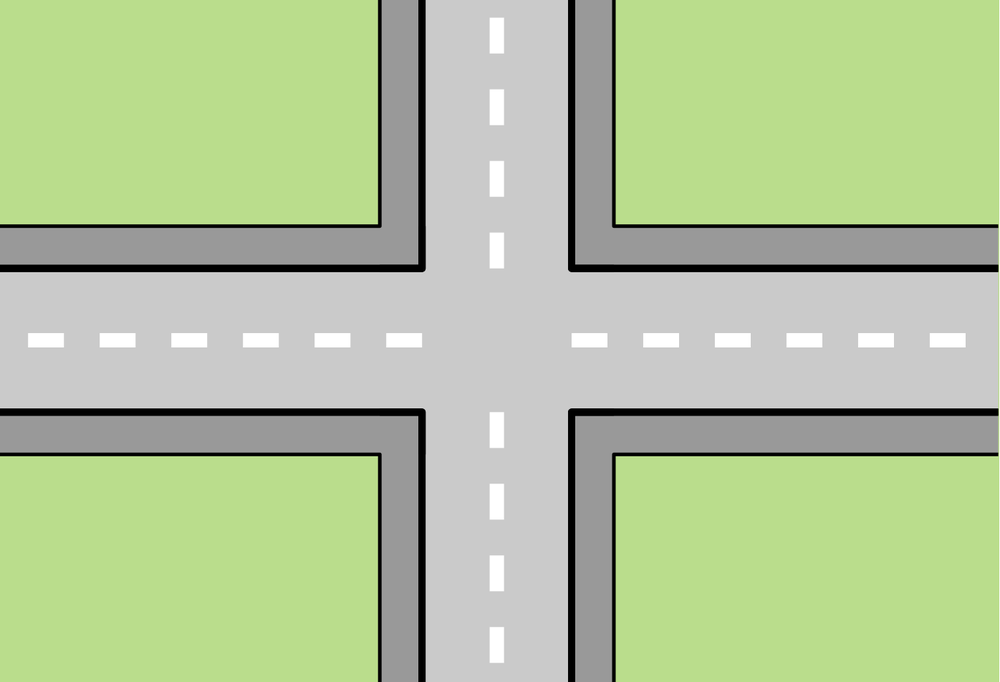
%> input picture ForcesKinematicVersion_GameTheory/road06_1.png, 1000 x 682 px, shrunk from 1396 x 952 before the run
$ octave Plotsvarious.m   (GNU Octave 9; MATLAB toolbox functions it lacks are replaced by stand-ins)
%> lines starting %> are read from the running program, lines starting %| are printed output that depends on the picture
close all
figure
hold on
I=imread('road06_1.png');
%> I is the input picture: size 682x1000x3 uint8; mean R, G, B 179.4, 197, 156.2
h=image([20 80],[60 20],I);
set(gca,'visible','off')
axis equal

B=imread('carb.png');
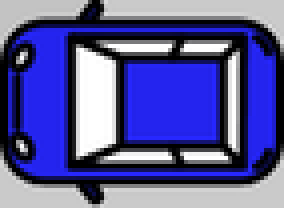
%> input picture ForcesKinematicVersion_GameTheory/carb.png, 71 x 52 px, shrunk from 99 x 72 before the run (shown 4 times larger)
%> B is the input picture: size 52x71x3 uint8; mean R, G, B 88.1, 88.1, 155.6
b=image([pstart(1)-2.5,pstart(1)+2.5],[pstart(2)-1,pstart(2)+2]-10,B);
%> (this line was passed over: pstart is not available in this run)
% G=imread('carg.png');
% g=image([pstart3(1)-2,pstart3(1)+1],[pstart3(2)-10+2.5,pstart3(2)-10-2.5]-10,G);
R=imread('carr.png');
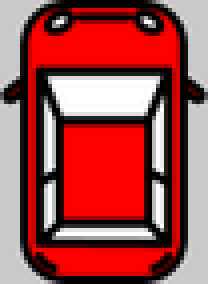
%> input picture ForcesKinematicVersion_GameTheory/carr.png, 52 x 71 px, shrunk from 72 x 99 before the run (shown 4 times larger)
%> R is the input picture: size 71x52x3 uint8; mean R, G, B 160.5, 75.9, 75.9
r=image([pstart2(1)-1.5,pstart2(1)+1.5],[pstart2(2)+10+2.5,pstart2(2)+10-2.5]-10,R);
%> (this line was passed over: pstart2 is not available in this run)
savefig('figures/3v_intersection_init')
saveas(gcf,'figures/3v_intersection_init','epsc')

hold off

figure
hold on
%> (the run ends here)
